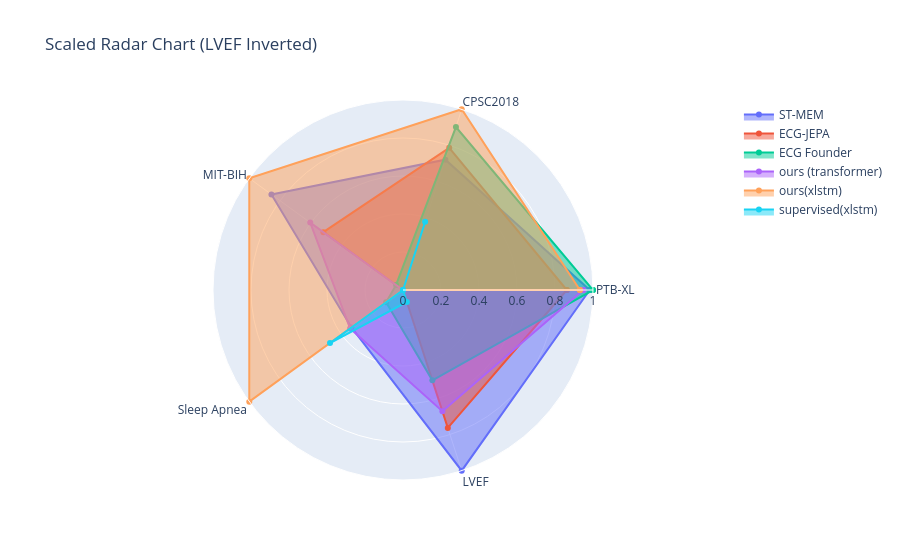

The notebook cell this image was saved under:
### Code cell
import pandas as pd
import plotly.graph_objects as go

categories_closed = categories + [categories[0]]

fig = go.Figure()

for idx, row in df_scaled.iterrows():
    values = row.tolist() + [row.tolist()[0]]  # close the loop
    fig.add_trace(go.Scatterpolar(
        r=values,
        theta=categories_closed,
        fill='toself',
        name=idx,
        line=dict(width=2)
    ))

fig.update_layout(
    polar=dict(
        radialaxis=dict(visible=True, range=[0, 1])
    ),
    showlegend=True,
    title="Scaled Radar Chart (LVEF Inverted)"
)

fig.show()

### Figure 1 — Plotly figure (JSON) as saved in the notebook; plotly's stock layout.template omitted (floating-point values rounded to 4 significant figures)
{"data": [{"fill": "toself", "line": {"width": 2}, "name": "ST-MEM", "r": [0.9828, 0.7213, 0.8559, 0.3353, 1, 0.9828], "theta": ["PTB-XL", "CPSC2018", "MIT-BIH", "Sleep Apnea", "LVEF", "PTB-XL"], "type": "scatterpolar"}, {"fill": "toself", "line": {"width": 2}, "name": "ECG-JEPA", "r": [0.8621, 0.7869, 0.518, 0, 0.7632, 0.8621], "theta": ["PTB-XL", "CPSC2018", "MIT-BIH", "Sleep Apnea", "LVEF", "PTB-XL"], "type": "scatterpolar"}, {"fill": "toself", "line": {"width": 2}, "name": "ECG Founder", "r": [1, 0.9016, 0.04505, 0.1098, 0.5, 1], "theta": ["PTB-XL", "CPSC2018", "MIT-BIH", "Sleep Apnea", "LVEF", "PTB-XL"], "type": "scatterpolar"}, {"fill": "toself", "line": {"width": 2}, "name": "ours (transformer)", "r": [0.9483, 0, 0.6036, 0.3442, 0.6711, 0.9483], "theta": ["PTB-XL", "CPSC2018", "MIT-BIH", "Sleep Apnea", "LVEF", "PTB-XL"], "type": "scatterpolar"}, {"fill": "toself", "line": {"width": 2}, "name": "ours(xlstm)", "r": [0.931, 1, 1, 1, 0, 0.931], "theta": ["PTB-XL", "CPSC2018", "MIT-BIH", "Sleep Apnea", "LVEF", "PTB-XL"], "type": "scatterpolar"}, {"fill": "toself", "line": {"width": 2}, "name": "supervised(xlstm)", "r": [0, 0.377, 0, 0.4748, 0.06579, 0], "theta": ["PTB-XL", "CPSC2018", "MIT-BIH", "Sleep Apnea", "LVEF", "PTB-XL"], "type": "scatterpolar"}], "layout": {"polar": {"radialaxis": {"range": [0, 1], "visible": true}}, "showlegend": true, "title": {"text": "Scaled Radar Chart (LVEF Inverted)"}}}
